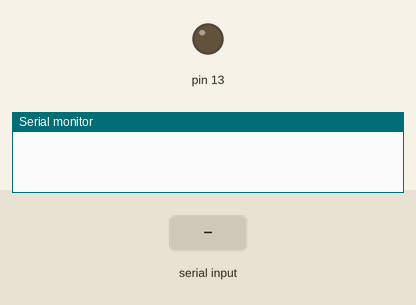
Simulated run of this sketch. Board: Arduino Uno, built with avr-gcc and run on an emulated ATmega328P. Shown: output pins drawn as LEDs (lit = HIGH), the last lines printed to the serial monitor. The inputs (shaded band) are chosen by the test bench.

Above: at 1.2 s.
1.3 s: "ON" received over Serial
At 2.9 s:
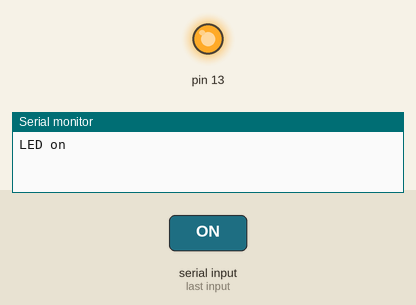
3.8 s: "OFF" received over Serial
At 6.0 s:
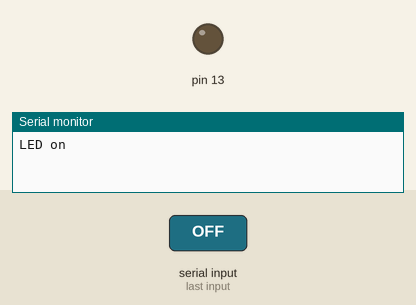
Timing chart, 0 to 7.5 s (numbered marks = the images above; inputs shaded):
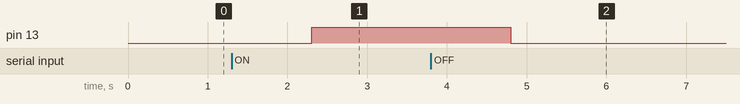

The sketch:

pump.ino
```cpp
void setup()
{
  Serial.begin(9600);
  pinMode(13,OUTPUT);
}

void loop()
{
  if(Serial.available())
  {
    String str = Serial.readString();

    if(str == "ON")
    {
      digitalWrite(13,HIGH);
      Serial.println("LED on");
    }

    else if(str == "OFF")
    {
      digitalWrite(13,LOW);
      Serial.prinln("LED off");
    }
  }

}
```

Measured:
- after the input at 1.3 s, pin 13: LOW → HIGH after 1.0 s
- after the input at 3.8 s, pin 13: HIGH → LOW after 1.0 s
